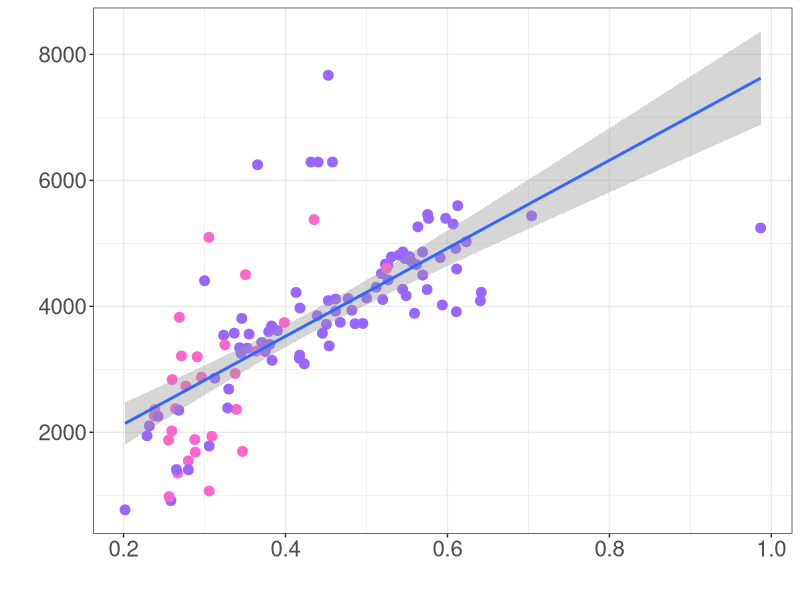

Here is the R script that generated this plot:
library(ggplot2)

dat <- read.table("LCA_PhylogenyDistance_and_CumulativeGeneLoss.txt", header=T, sep='\t')

#colors <- c('#3881B0', '#3E8E93','#449B75','#4AA858','#56A255','#596A98','#6A886D','#7E6E85','#874F6F','#93549D','#999999','#AC5782','#B05B3C','#B16C29','#B292A3','#B53445','#C66764','#C86456','#C9992C','#CB8CAD','#DC728C','#E1C62F','#E3712B','#E41A1C','#E485B7','#F17EB4','#F9F332','#FF7F00','#FFA10D','#FFC31B','#FFE528')
#names(colors) <- c('Propionibacteriaceae', 'Dermabacteraceae', 'Eggerthellaceae', 'Solirubrobacteraceae', 'Ilumatobacteraceae', 'Jiangellaceae', 'Microbacteriaceae', 'Kineococcaceae','Streptomycetaceae','Demequinaceae','Beutenbergiaceae','Mycobacteriaceae','Bifidobacteriaceae','Pseudonocardiaceae','Dermatophilaceae','Rubrobacteraceae','Streptosporangiaceae','Frankiaceae','Micrococcaceae','Nanopelagicaceae','Cellulomonadaceae','Atopobiaceae','Geodermatophilaceae','Actinomycetaceae','Microtrichaceae','Coriobacteriaceae','Micromonosporaceae','Nakamurellaceae', 'Nocardioidaceae', 'Kribbellaceae', 'Brevibacteriaceae')

colors <- c('#FF66CC', '#9966FF') 
names(colors) <- c('Clade-1', 'Clade-2')

png('LCA_PhyloDist_GeneLoss.png', height=6, width=5, units='in', res=600)
ggplot(dat, aes(x=PhyloDist, y=GeneLoss)) + geom_point(aes(color=Clade), size=3, show.legend=F) + geom_smooth(method='lm', show.legend=F) + theme_bw() + scale_color_manual(values=colors) + theme(legend.position='bottom') + xlab("") + ylab("") + theme(text = element_text(size=20))
dev.off()
